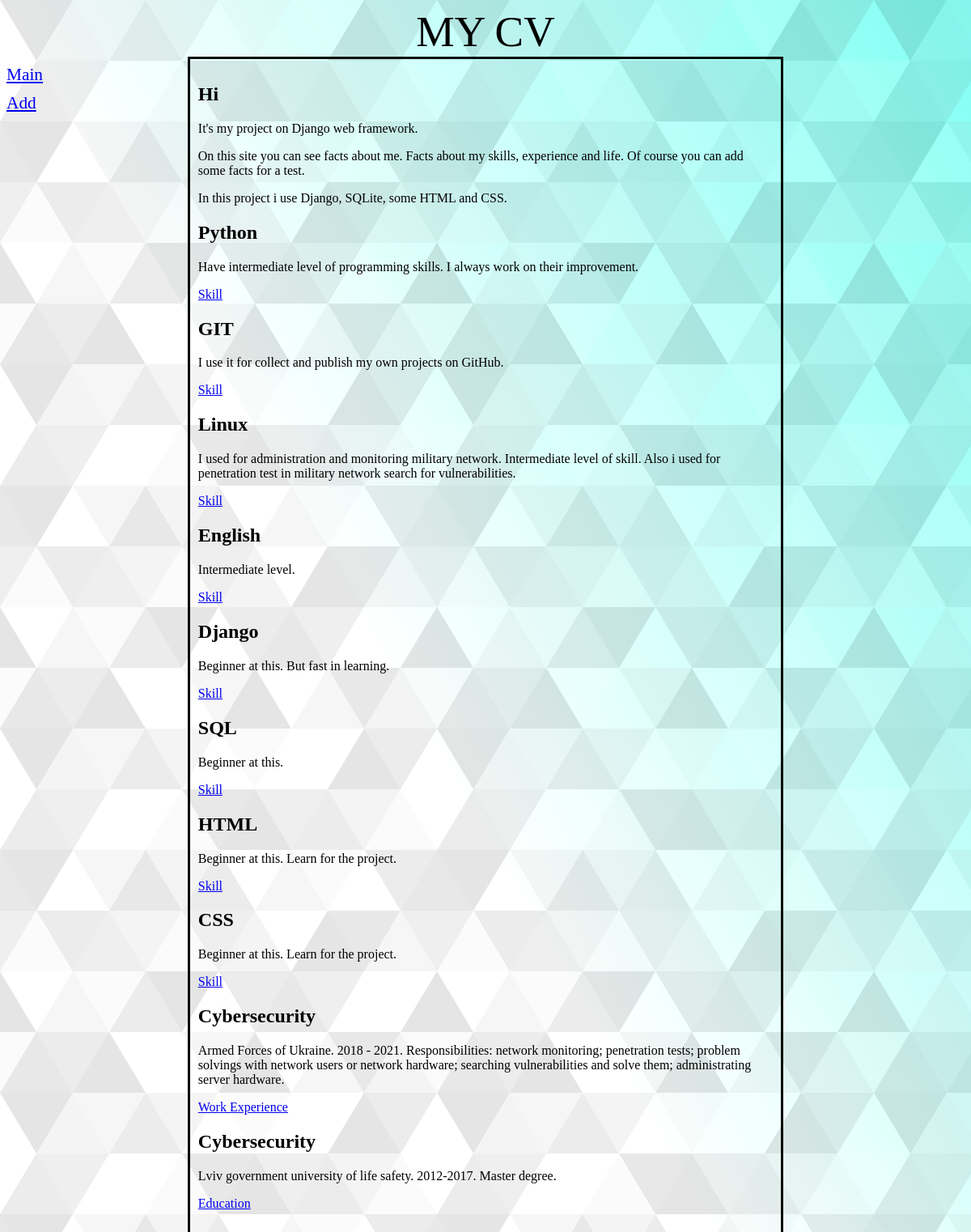
The app's page /cv/ with its own data.
### cv/models.py (models this page shows, shortened)
class Bd(models.Model):
    fact=models.CharField(max_length=50, verbose_name='Fact')
    content=models.TextField(null=True, blank=True, verbose_name='Description')
    level=models.FloatField(null=True, blank=True, verbose_name='Level')
    published=models.DateTimeField(auto_now_add=True, db_index=True, verbose_name='Publicate')
    rubric=models.ForeignKey('Rubric', null=True, on_delete=models.PROTECT, verbose_name='Rubric')
    class Meta:
        verbose_name_plural='Facts'
        verbose_name='Fact'
        ordering=['-level']

class Rubric(models.Model):
    name=models.CharField(max_length=20, db_index=True, verbose_name='Rubric')
    class Meta:
        verbose_name_plural='Rubrics'
        verbose_name='Rubric'
        ordering=['name']

### cv/views.py (the view)
# urls.py: path('', index, name='index'),
def index(request):
    bbs=Bd.objects.all()
    rubrics=Rubric.objects.all()
    context={'bbs':bbs, 'rubrics':rubrics}
    return render(request, 'cv/index.html',{"bbs":bbs})

### cv/templates/cv/index.html (shortened to what this page needs)
{% extends "layout/basic.html" %}
{% block content %}
<h1>Hi</h1>
<p>It's my project on Django web framework.</p>
<p>On this site you can see facts about me. Facts about my skills, experience and life. Of course you can add some facts for a test.</p>
<p>In this project i use Django, SQLite, some HTML and CSS.</p>
{% for bb in bbs %}
    <div>
        <h2>{{bb.fact}}</h2>
        <p>{{bb.content}}</p>
        <p><a href='/cv/{{bb.rubric.pk}}/'>{{bb.rubric.name}}</a></p>
    </div>
{% endfor %}
{% endblock %}

### cv/templates/layout/basic.html (shortened to what this page needs)
{% load static %}
<!DOCTYPE html>
<html>
    <head>
        <link rel='stylesheet' type='text/css' href="{% static 'cv/style.css' %}">
    </head>
    <body>
        <header>My CV</header>
        <nav>
            <a href="{% url 'index' %}">Main</a>
            <a href="{% url 'add' %}">Add</a>
        </nav>
        <section>
            {% block content %}
            {% endblock %}
        </section>
    </body>

### cv/static/cv/style.css (style rules this page uses)
body { background-color: #ffffff; background-attachment: fixed; background-size: cover; }
header { font-size: 40pt; text-transform: uppercase; text-align: center; }
nav { font-size: 16pt; width: 150px; float: left; }
nav a { display: block; margin: 10px 0px; }
section { margin: auto; width: 60%; border: 3px solid rgb(4, 14, 4); padding: 10px; }

### records on screen
Bd: fact "Python", content "Have intermediate level of programming skills. I always work on their improvement.", rubric.name "Skill"
Bd: fact "GIT", content "I use it for collect and publish my own projects on GitHub.", rubric.name "Skill"
Bd: fact "Linux", content "I used for administration and monitoring military network. Intermediate level of skill. Also i used for penetration test in military network search for vulnerabilities.", rubric.name "Skill"
Bd: fact "English", content "Intermediate level.", rubric.name "Skill"
Bd: fact "Django", content "Beginner at this. But fast in learning.", rubric.name "Skill"
Bd: fact "SQL", content "Beginner at this.", rubric.name "Skill"
Bd: fact "HTML", content "Beginner at this. Learn for the project.", rubric.name "Skill"
Bd: fact "CSS", content "Beginner at this. Learn for the project.", rubric.name "Skill"
Bd: fact "Cybersecurity", content "Armed Forces of Ukraine. 2018 - 2021. Responsibilities: network monitoring; penetration tests; problem solvings with network users or network hardware; searching vulnerabilities and solve them; administrating server hardware.", rubric.name "Work Experience"
Bd: fact "Cybersecurity", content "Lviv government university of life safety. 2012-2017. Master degree.", rubric.name "Education"
